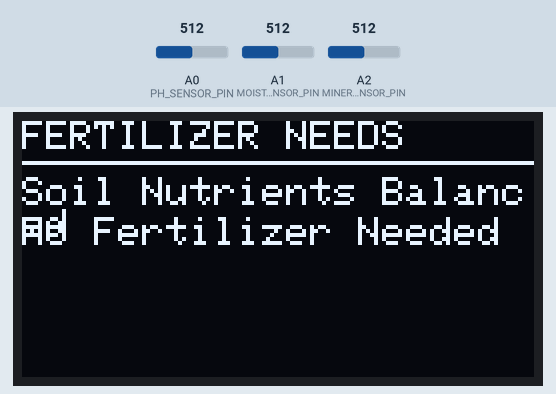
This sketch was run on a simulated Arduino Uno, built with avr-gcc and run on an emulated ATmega328P. Parts: 128×64 one-colour display. The test bench sets the inputs (shaded band); at power-on: A1 (MOISTURE_SENSOR_PIN) = 512, A0 (PH_SENSOR_PIN) = 512, A2 (MINERAL_SENSOR_PIN) = 512. What the sketch prints to the serial monitor is not drawn.

Above: at 23.0 s.
23.1 s: A1 (MOISTURE_SENSOR_PIN) set to 323
At 31.4 s:
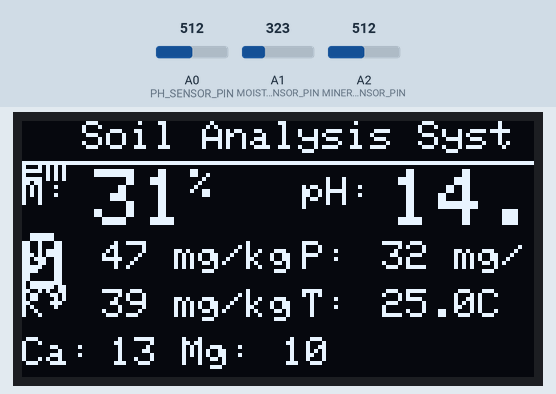
34.6 s: A1 (MOISTURE_SENSOR_PIN) set to 295
At 59.0 s:
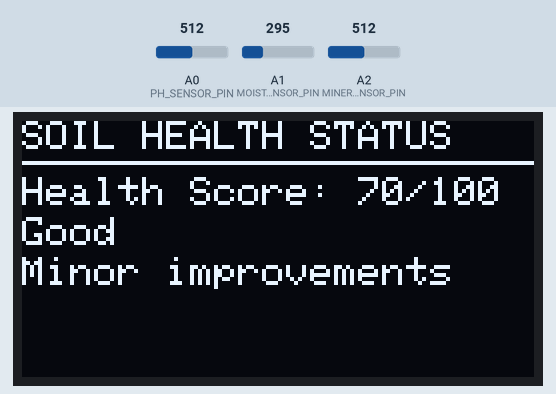
74.2 s: A0 (PH_SENSOR_PIN) set to 85
At 82.0 s:
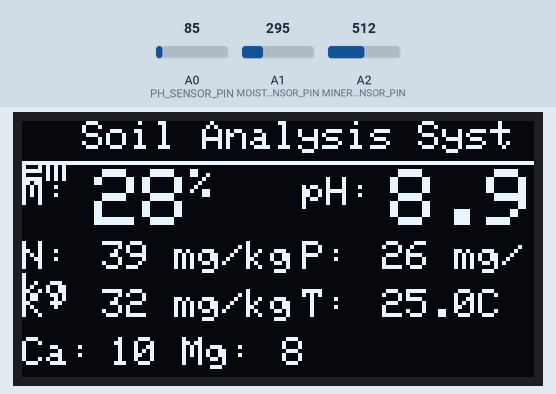
85.7 s: A0 (PH_SENSOR_PIN) set to 72
At 110.7 s:
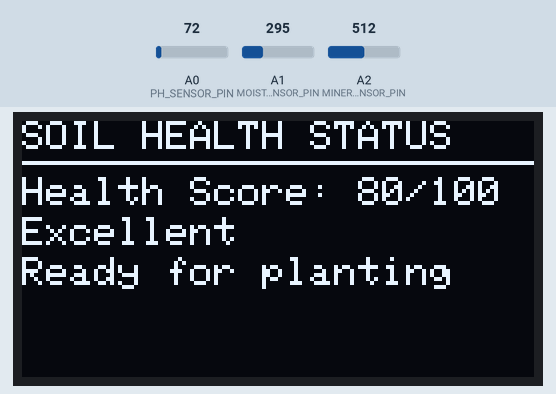
Timing chart, 0 to 112.2 s (numbered marks = the images above; inputs shaded):
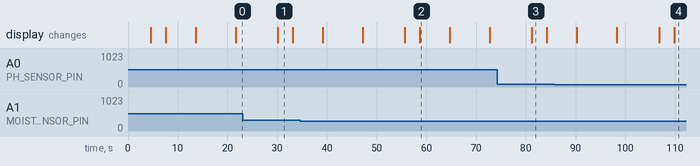

Measured:
- the behaviour switches between 307 and 306 on A1 (MOISTURE_SENSOR_PIN) (found by bisection; images 1 and 2)
- the behaviour switches between 77 and 76 on A0 (PH_SENSOR_PIN) (found by bisection; images 3 and 4)
- what the display in image 1 shows lasts 3.0 s, from 30.1 s to 33.1 s
- what the display in image 2 shows lasts 6.0 s, from 58.7 s to 64.7 s

The sketch:

soil_analysis_system.ino
```cpp
#include <SoftwareSerial.h>
#include <Adafruit_SSD1306.h>
#include <Wire.h>

#define SCREEN_WIDTH 128
#define SCREEN_HEIGHT 64
#define OLED_RESET -1
#define SCREEN_ADDRESS 0x3C

Adafruit_SSD1306 display(SCREEN_WIDTH, SCREEN_HEIGHT, &Wire, OLED_RESET);

#define RE 8
#define DE 7
#define PH_SENSOR_PIN A0
#define MOISTURE_SENSOR_PIN A1
#define MINERAL_SENSOR_PIN A2

const byte soilSensorRequest[] = {0x01, 0x03, 0x00, 0x00, 0x00, 0x02, 0xC4, 0x0B};
byte sensorResponse[9];
SoftwareSerial mod(2, 3);

float moisture = 0;
float temperature = 0;
float phValue = 7.0;
float nitrogen = 0;
float phosphorus = 0;
float potassium = 0;
float calcium = 0;
float magnesium = 0;

float phCalibrationValue = 21.34;
float phVoltageOffset = 0.0;

unsigned int calculateCRC(byte* data, byte length) {
  unsigned int crc = 0xFFFF;
  for (byte i = 0; i < length; i++) {
    crc ^= data[i];
    for (byte j = 0; j < 8; j++) {
      if (crc & 0x0001) {
        crc = (crc >> 1) ^ 0xA001;
      } else {
        crc >>= 1;
      }
    }
  }
  return crc;
}

bool checkCRC(byte* response, byte length) {
  unsigned int receivedCRC = response[length - 2] | (response[length - 1] << 8);
  unsigned int calculatedCRC = calculateCRC(response, length - 2);
  return (receivedCRC == calculatedCRC);
}

float readMoistureDirect() {
  int sensorValue = analogRead(MOISTURE_SENSOR_PIN);
  float moisturePercent = map(sensorValue, 0, 1023, 0, 100);
  return moisturePercent;
}

float readPH() {
  int rawValue = analogRead(PH_SENSOR_PIN);
  float voltage = rawValue * (5.0 / 1023.0);
  float ph = (voltage - phVoltageOffset) * phCalibrationValue;
  return constrain(ph, 0.0, 14.0);
}

void readMinerals() {
  int mineralValue = analogRead(MINERAL_SENSOR_PIN);

  nitrogen = (mineralValue * 0.05) + (phValue * 1.5);
  phosphorus = (mineralValue * 0.03) + (phValue * 1.2);
  potassium = (mineralValue * 0.04) + (phValue * 1.3);
  calcium = (moisture * 0.2) + (phValue * 0.5);
  magnesium = (moisture * 0.15) + (phValue * 0.4);

  nitrogen = constrain(nitrogen, 0, 100);
  phosphorus = constrain(phosphorus, 0, 100);
  potassium = constrain(potassium, 0, 100);
  calcium = constrain(calcium, 0, 50);
  magnesium = constrain(magnesium, 0, 30);
}

bool sendModbusRequest(const byte* request, byte requestLength, byte* response, byte responseLength) {
  digitalWrite(DE, HIGH);
  digitalWrite(RE, HIGH);
  delay(10);

  mod.write(request, requestLength);

  digitalWrite(DE, LOW);
  digitalWrite(RE, LOW);
  delay(100);

  unsigned long startTime = millis();
  while (mod.available() < responseLength && millis() - startTime < 1000) {
    delay(1);
  }

  if (mod.available() >= responseLength) {
    for (byte i = 0; i < responseLength; i++) {
      response[i] = mod.read();
    }
    return checkCRC(response, responseLength);
  }
  return false;
}

void updateDisplay() {
  display.clearDisplay();
  display.setTextColor(SSD1306_WHITE);

  display.setTextSize(1);
  display.setCursor(15, 0);
  display.print("Soil Analysis System");

  display.drawLine(0, 10, 127, 10, SSD1306_WHITE);

  display.setTextSize(1);
  display.setCursor(0, 14);
  display.print("M:");
  display.setTextSize(2);
  display.setCursor(18, 12);
  display.print(moisture, 0);
  display.setTextSize(1);
  display.print("%");

  display.setTextSize(1);
  display.setCursor(70, 14);
  display.print("pH:");
  display.setTextSize(2);
  display.setCursor(92, 12);
  display.print(phValue, 1);

  display.setTextSize(1);
  display.setCursor(0, 30);
  display.print("N:");
  display.setCursor(20, 30);
  display.print(nitrogen, 0);
  display.print(" mg/kg");

  display.setCursor(70, 30);
  display.print("P:");
  display.setCursor(90, 30);
  display.print(phosphorus, 0);
  display.print(" mg/kg");

  display.setCursor(0, 42);
  display.print("K:");
  display.setCursor(20, 42);
  display.print(potassium, 0);
  display.print(" mg/kg");

  display.setCursor(70, 42);
  display.print("T:");
  display.setCursor(90, 42);
  display.print(temperature, 1);
  display.print("C");

  display.setCursor(0, 54);
  display.print("Ca:");
  display.setCursor(22, 54);
  display.print(calcium, 0);
  display.print(" Mg:");
  display.setCursor(65, 54);
  display.print(magnesium, 0);

  display.display();
}

void printSerialData() {
  Serial.println("========================================");
  Serial.println("SOIL ANALYSIS REPORT");
  Serial.println("========================================");
  Serial.print("Moisture Content: "); Serial.print(moisture); Serial.println(" %");
  Serial.print("Temperature: "); Serial.print(temperature); Serial.println(" C");
  Serial.print("pH Value: "); Serial.println(phValue);
  Serial.print("Nitrogen (N): "); Serial.print(nitrogen); Serial.println(" mg/kg");
  Serial.print("Phosphorus (P): "); Serial.print(phosphorus); Serial.println(" mg/kg");
  Serial.print("Potassium (K): "); Serial.print(potassium); Serial.println(" mg/kg");
  Serial.print("Calcium (Ca): "); Serial.print(calcium); Serial.println(" mg/kg");
  Serial.print("Magnesium (Mg): "); Serial.print(magnesium); Serial.println(" mg/kg");
  Serial.println("========================================");
}

void recommendCrops() {
  display.clearDisplay();
  display.setTextSize(1);
  display.setCursor(0, 0);
  display.print("CROP RECOMMENDATION");
  display.drawLine(0, 10, 127, 10, SSD1306_WHITE);
  display.setCursor(0, 14);

  if (phValue >= 6.0 && phValue <= 7.5 && moisture > 40 && moisture < 80) {
    display.print("Wheat");
    display.setCursor(0, 24);
    display.print("Rice");
    display.setCursor(0, 34);
    display.print("Corn");
    display.setCursor(0, 44);
    display.print("Sugarcane");
  }
  else if (phValue >= 5.5 && phValue <= 6.5 && moisture > 50) {
    display.print("Potatoes");
    display.setCursor(0, 24);
    display.print("Peanuts");
    display.setCursor(0, 34);
    display.print("Sweet Potatoes");
  }
  else if (phValue >= 6.5 && phValue <= 8.0 && moisture < 40) {
    display.print("Cotton");
    display.setCursor(0, 24);
    display.print("Millet");
    display.setCursor(0, 34);
    display.print("Sorghum");
  }
  else if (phValue < 5.5) {
    display.print("Add Lime to Soil");
    display.setCursor(0, 24);
    display.print("Tea Plantation");
    display.setCursor(0, 34);
    display.print("Blueberries");
  }
  else if (phValue > 8.0) {
    display.print("Add Sulfur/Gypsum");
    display.setCursor(0, 24);
    display.print("Alfalfa");
    display.setCursor(0, 34);
    display.print("Asparagus");
  }
  else if (moisture > 80) {
    display.print("Improve Drainage");
    display.setCursor(0, 24);
    display.print("Rice (Flood tolerant)");
  }
  else {
    display.print("Consult Local Expert");
    display.setCursor(0, 24);
    display.print("Soil Test Recommended");
  }

  display.display();
  delay(8000);
}

void recommendFertilizer() {
  display.clearDisplay();
  display.setTextSize(1);
  display.setCursor(0, 0);
  display.print("FERTILIZER NEEDS");
  display.drawLine(0, 10, 127, 10, SSD1306_WHITE);
  display.setCursor(0, 14);

  if (nitrogen < 30) {
    display.print("Add Nitrogen (Urea)");
    display.setCursor(0, 24);
  }
  if (phosphorus < 20) {
    display.print("Add Phosphorus (DAP)");
    display.setCursor(0, 34);
  }
  if (potassium < 25) {
    display.print("Add Potassium (Potash)");
  }
  if (nitrogen >= 30 && phosphorus >= 20 && potassium >= 25) {
    display.print("Soil Nutrients Balanced");
    display.setCursor(0, 24);
    display.print("No Fertilizer Needed");
  }

  display.display();
  delay(5000);
}

void soilHealthStatus() {
  display.clearDisplay();
  display.setTextSize(1);
  display.setCursor(0, 0);
  display.print("SOIL HEALTH STATUS");
  display.drawLine(0, 10, 127, 10, SSD1306_WHITE);
  display.setCursor(0, 14);

  int healthScore = 0;

  if (moisture >= 30 && moisture <= 70) healthScore += 25;
  else if (moisture > 20 && moisture < 80) healthScore += 15;
  else healthScore += 5;

  if (phValue >= 6.0 && phValue <= 7.5) healthScore += 25;
  else if (phValue >= 5.5 && phValue <= 8.0) healthScore += 15;
  else healthScore += 5;

  if (nitrogen >= 25 && phosphorus >= 20 && potassium >= 25) healthScore += 25;
  else if (nitrogen >= 15 && phosphorus >= 12 && potassium >= 15) healthScore += 15;
  else healthScore += 5;

  if (temperature >= 15 && temperature <= 35) healthScore += 25;
  else if (temperature >= 10 && temperature <= 40) healthScore += 15;
  else healthScore += 5;

  display.print("Health Score: ");
  display.print(healthScore);
  display.print("/100");
  display.setCursor(0, 24);

  if (healthScore >= 80) {
    display.print("Excellent");
    display.setCursor(0, 34);
    display.print("Ready for planting");
  }
  else if (healthScore >= 60) {
    display.print("Good");
    display.setCursor(0, 34);
    display.print("Minor improvements");
  }
  else if (healthScore >= 40) {
    display.print("Fair");
    display.setCursor(0, 34);
    display.print("Needs treatment");
  }
  else {
    display.print("Poor");
    display.setCursor(0, 34);
    display.print("Soil restoration");
    display.setCursor(0, 44);
    display.print("required");
  }

  display.display();
  delay(6000);
}

void setup() {
  Serial.begin(9600);
  mod.begin(4800);
  pinMode(RE, OUTPUT);
  pinMode(DE, OUTPUT);
  pinMode(PH_SENSOR_PIN, INPUT);
  pinMode(MOISTURE_SENSOR_PIN, INPUT);
  pinMode(MINERAL_SENSOR_PIN, INPUT);

  if (!display.begin(SSD1306_SWITCHCAPVCC, SCREEN_ADDRESS)) {
    Serial.println(F("SSD1306 allocation failed"));
    for (;;);
  }

  display.clearDisplay();
  display.setTextSize(1);
  display.setCursor(10, 20);
  display.print("Soil Analysis System");
  display.setCursor(25, 35);
  display.print("v3.0");
  display.setCursor(15, 50);
  display.print("Initializing...");
  display.display();
  delay(3000);
}

void loop() {
  if (sendModbusRequest(soilSensorRequest, 8, sensorResponse, 9)) {
    int moistureInt = int(sensorResponse[3] << 8 | sensorResponse[4]);
    moisture = moistureInt / 10.0;

    int tempInt = int(sensorResponse[5] << 8 | sensorResponse[6]);
    temperature = tempInt / 10.0;

    if (tempInt > 0x7FFF) {
      temperature = (0x10000 - tempInt) / -10.0;
    }
  } else {
    moisture = readMoistureDirect();
    temperature = 25.0;
  }

  phValue = readPH();
  readMinerals();

  printSerialData();

  updateDisplay();
  delay(3000);

  soilHealthStatus();

  recommendCrops();

  recommendFertilizer();

  delay(2000);
}
```
